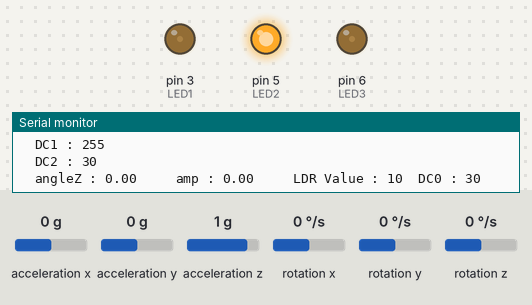
Bench run of a sketch on a simulated Arduino Uno, built with avr-gcc and run on an emulated ATmega328P. On the bench: output pins drawn as LEDs (lit = HIGH), the last lines printed to the serial monitor. The inputs (shaded band) are chosen by the test bench; at power-on: rotation z 0 °/s, acceleration x 0 g, acceleration y 0 g, acceleration z 1 g, rotation x 0 °/s, rotation y 0 °/s.

Above: at 4.2 s.
4.3 s: rotation z set to -192 °/s
At 5.8 s:
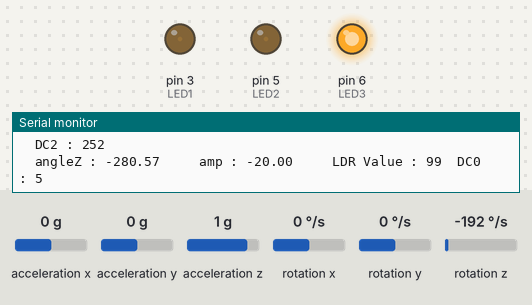
6.1 s: rotation z set to 192 °/s
At 8.9 s:
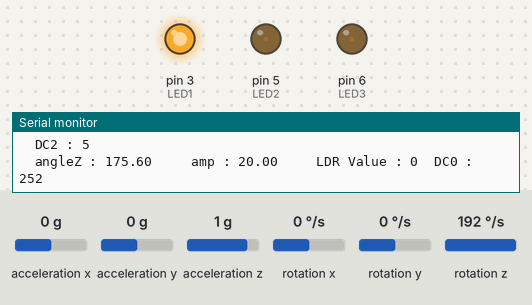
9.1 s: rotation z set to -100 °/s
At 11.05 s:
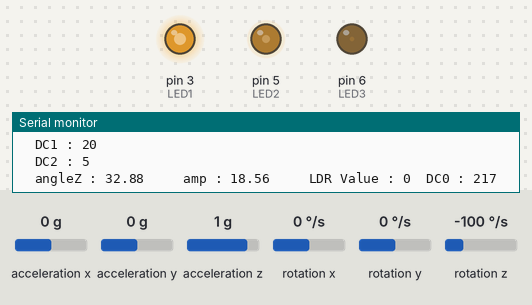
Timing chart, 0 to 13.5 s (numbered marks = the images above; inputs shaded):
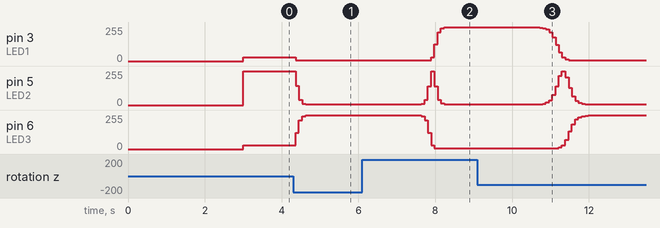

Measured:
- after the input at 4.3 s, pin 3 (LED1): 30/255 → 7/255 after 0.06 s, → 5/255 0.09 s later; pin 5 (LED2): 255/255 → 145/255 after 0.06 s, → 40/255 0.09 s later, → 10/255 0.09 s later, → 5/255 0.09 s later; pin 6 (LED3): 30/255 → 122/255 after 0.06 s, → 215/255 0.09 s later, → 245/255 0.09 s later, → 252/255 0.09 s later
- after the input at 6.1 s, pin 3 (LED1): moves from 5/255 to 252/255 over 0.42 s, starting after 1.7 s; pin 5 (LED2): rises from 5/255 to 252/255 in 0.26 s, then falls to 5/255 in 0.33 s; pin 6 (LED3): moves from 252/255 to 5/255 over 0.43 s, starting after 1.5 s
- after the input at 9.1 s, pin 3 (LED1): moves from 252/255 to 5/255 over 0.84 s, starting after 1.6 s; pin 5 (LED2): rises from 5/255 to 252/255 in 0.58 s, then falls to 5/255 in 0.60 s; pin 6 (LED3): moves from 5/255 to 252/255 over 0.85 s, starting after 2.0 s

The sketch:

BeamSteeringWithoutLDR.ino
```cpp
/*
   A working version of the beam steering bike light code. It dosen't react to
   enviornment light levels.
*/

#include <MPU6050_tockn.h>
#include <Wire.h>

#define LDR_PIN A3
#define ANALOG_RANGE 1023
#define LED1 3
#define LED2 5
#define LED3 6
MPU6050 mpu6050(Wire);


//Variables
double gyroOut, handleAngle, beamAngle, amp;
int LDRValue, PWMs[2], LED_DC[2];


//________________________________________________________________________________

void setup() {
  Serial.begin(9600);
  gyroSetup();
}

void loop() {
  handleAngle = readAngle();
  beamAngle = amplifyHandleTurn(handleAngle);
  beamSteering(beamAngle);
  PWMgen();

  Serial.print("\tangleZ : ");
  Serial.print(handleAngle);
  Serial.print("\t   amp : ");
  Serial.print(amp);
  Serial.print("\t   LDR Value : ");
  Serial.print(LDRValue);
  Serial.print("\tDC0 : ");
  Serial.println(LED_DC[0]);
  Serial.print("\tDC1 : ");
  Serial.println(LED_DC[1]);
  Serial.print("\tDC2 : ");
  Serial.println(LED_DC[2]);
  delay(10);
}


/*
   Sets up I2C communcicaitons with mpu6050 and calibrates the gyro for each reset
*/
void gyroSetup() {
  Wire.begin();
  mpu6050.begin();
  mpu6050.calcGyroOffsets(true);
}

/*
   Read the Z axis angle change
*/
double readAngle() {
  mpu6050.update();
  gyroOut = mpu6050.getAngleZ();
  return gyroOut;
}


/*
   Uses the predetermined 4th order polynomial to estimate the amplification needed
*/
double amplifyHandleTurn(double x) {
  //  amp =  -0.0001*pow(x,3) + (2*pow(10,-20))*pow(x,2) + 0.7407*x + 4*pow(10,-12);
  amp = (40 / (1 + (exp(-0.1 * x)))) - 20;
  return amp;
}

/*
   Creates 3 pwm waves for the LEDs based on handle bar position
*/
double beamSteering(double angle) {
  PWMs[0] = 10 - (1.235939 / 0.1098612) * (1 - exp(0.1098612 * angle));
  PWMs[1] = 100 - ((pow(angle, 2)) / 4);
  PWMs[2] = 10 - (1.235939 / 0.1098612) * (1 - exp(-0.1098612 * angle));
}

/*
   Creates 3 PWM waves for the 3 LEDs to control the intestiy of each according to PWMs[] array
*/
void PWMgen() {
  LED_DC[0] = map(PWMs[0], 0, 100, 5, 255);
  LED_DC[1] = map(PWMs[1], 0, 100, 5, 255);
  LED_DC[2] = map(PWMs[2], 0, 100, 5, 255);

  analogWrite(LED1, LED_DC[0]);
  analogWrite(LED2, LED_DC[1]);
  analogWrite(LED3, LED_DC[2]);
}
```
